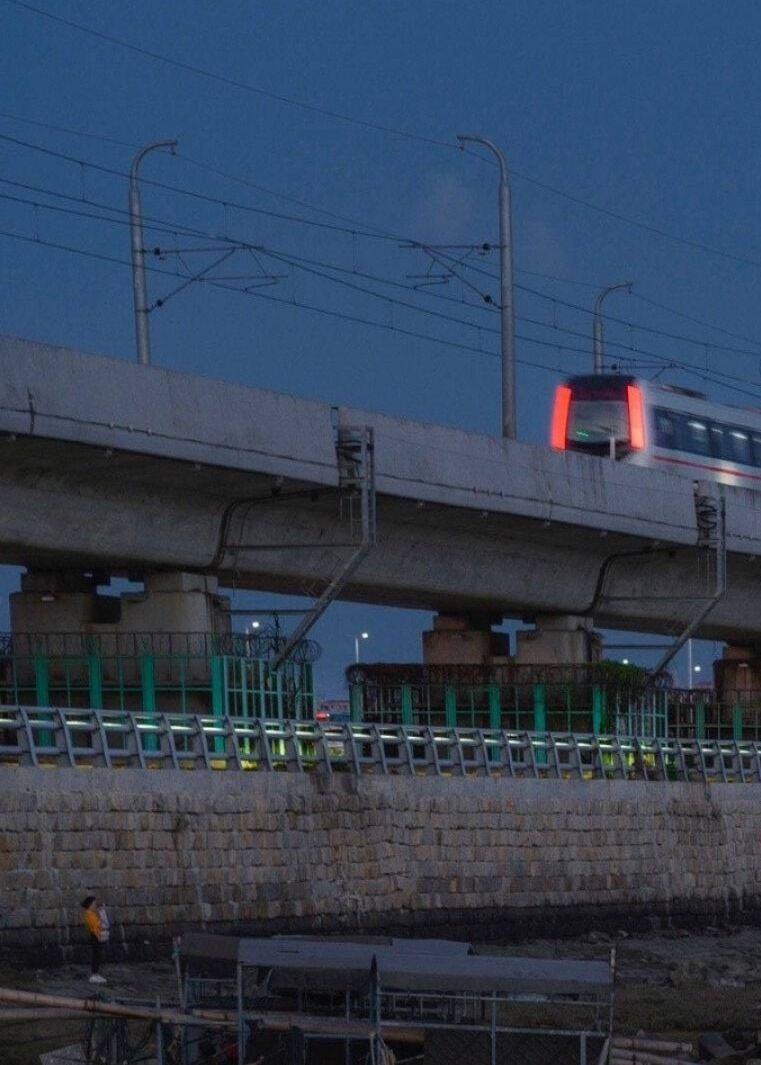
//> input picture picsurf1/1.jpg, 761 x 1065 px
$ ./picsurf1   (built with g++ and OpenCV 4)
//> lines starting //> are read from the running program, lines starting //| are printed output that depends on the picture
#include "highgui.hpp"
#include "core.hpp"
#include "features2d.hpp"
#include "xfeatures2d.hpp"
#include "calib3d.hpp"
#include "opencv.hpp"
#include <iostream>

using namespace std;
using namespace cv;
using namespace cv::xfeatures2d;

/*
	参数 Mat作为参数传递时 使用参数如果为 &img 则如果在调用 f（img）时修改Mat的值的话外面

*/

Mat stichingWithSURF(Mat mat1, Mat mat2);
void calCorners(const Mat& H, const Mat& src);//计算变换后的角点
Mat extractFeatureAndMatch(Mat mat1, Mat mat2); //特征提取和匹配
Mat splicImg(Mat& mat1, Mat& mat2, vector<DMatch> goodMatchPoints, vector<KeyPoint> keyPoint1, vector<KeyPoint> keyPoint2);
void optimizeSeam(Mat &mat1, Mat& trans, Mat& dst); //优化拼接

typedef struct
{
	//变换后的图片4个点
	Point2f left_top;  //左上
	Point2f left_bottom;  //左下
	Point2f right_top;    //右上
	Point2f right_bottom;   //右下
}four_corners_t;
four_corners_t corners;

//主函数输出优化拼接图像
void main()
{
	Mat img1, img2, img3;
	img1 = imread("1.jpg");   //读取同级目录下的图片素材
//> img1 is the input picture: 1065 rows x 761 cols, CV_8UC3; mean B, G, R 84.6, 64.5, 50.5
	img2 = imread("2.jpg");
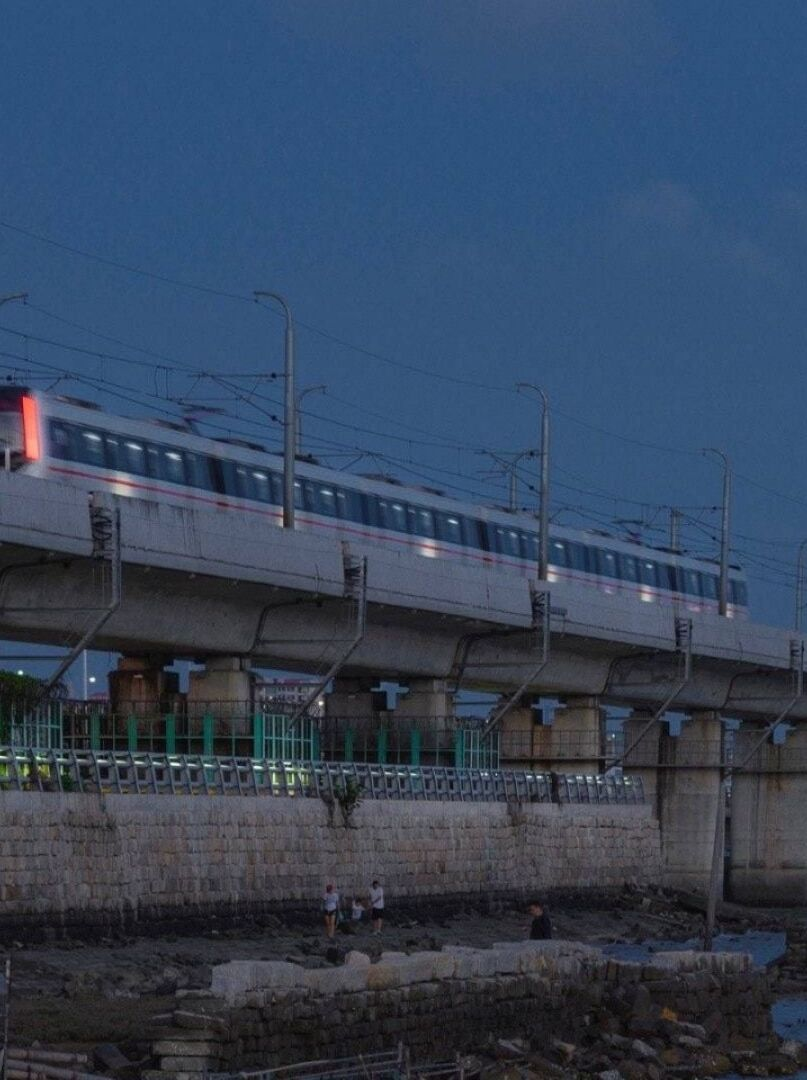
//> input picture picsurf1/2.jpg, 807 x 1080 px
//> img2 is the input picture: 1080 rows x 807 cols, CV_8UC3; mean B, G, R 92, 68.8, 52.7
	img3 = imread("3.jpg");
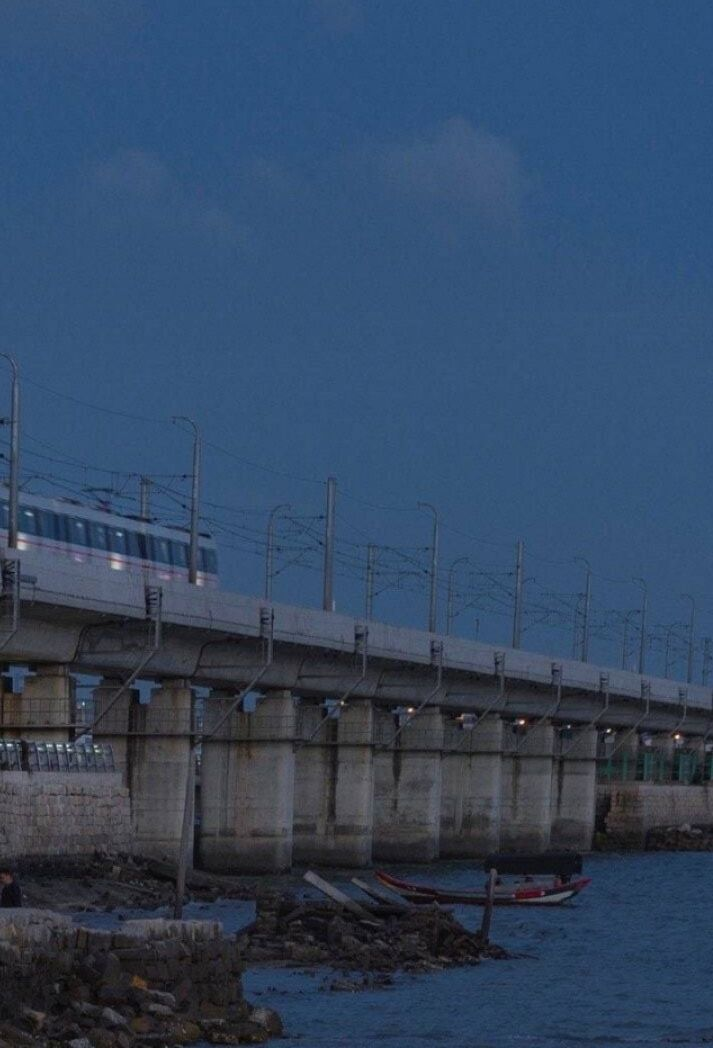
//> input picture picsurf1/3.jpg, 713 x 1048 px
//> img3 is the input picture: 1048 rows x 713 cols, CV_8UC3; mean B, G, R 98.4, 71.1, 50.5
	resize(img1, img1, Size(img1.cols / 4, img1.rows / 4));  //图片宽高为原来的1/4
//> img1: 266 rows x 190 cols, CV_8UC3
	resize(img2, img2, Size(img2.cols / 4, img2.rows / 4));
//> img2: 270 rows x 201 cols, CV_8UC3
	resize(img3, img3, Size(img3.cols / 4, img3.rows / 4));
//> img3: 262 rows x 178 cols, CV_8UC3

	Mat dst = stichingWithSURF(img1, img2);
	//如果图片大于2张，就前两张不断拼接，在进行下一张拼接
	Mat dst2 = stichingWithSURF(dst, img3);
	imwrite("拼好的图像.jpg", dst2);
	imshow("拼好的图像", dst2);
	waitKey();  //程序暂停，等待下一操作
}

Mat stichingWithSURF(Mat mat1, Mat mat2)
{
	/*
		用SURF 是因为 SURF有旋转不变性（比SITF更快）
		1.特征点提取和匹配
		2.图像配准
		3.图像拷贝
		4.图像融合

	*/
	return extractFeatureAndMatch(mat1, mat2);

}

//定位图像变换之后的四个角点
// [66 lines left out: function calCorners, not called in this run]


//特征提取和匹配
Mat extractFeatureAndMatch(Mat mat1, Mat mat2)
{
	Mat matg1, matg2;
	//转化成灰度图
	cvtColor(mat1, matg1, CV_RGB2GRAY);
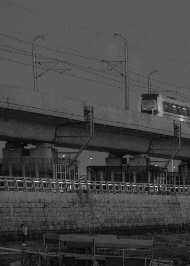
//> matg1: 266 rows x 190 cols, CV_8UC1; min 4, max 237, mean 68.7
	cvtColor(mat2, matg2, CV_RGB2GRAY);
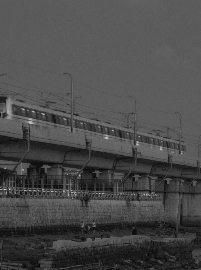
//> matg2: 270 rows x 201 cols, CV_8UC1; min 6, max 217, mean 73.9
	//surfDetector参数为门限值，调整这个可以调整检测精度，越大越高，不过相应的速度也会慢
//> (the run ends here: the program needs code that is not available in this run, at `Ptr<SurfFeatureDetector> surfDetector = SurfFeatureDetector::create(10..`)
